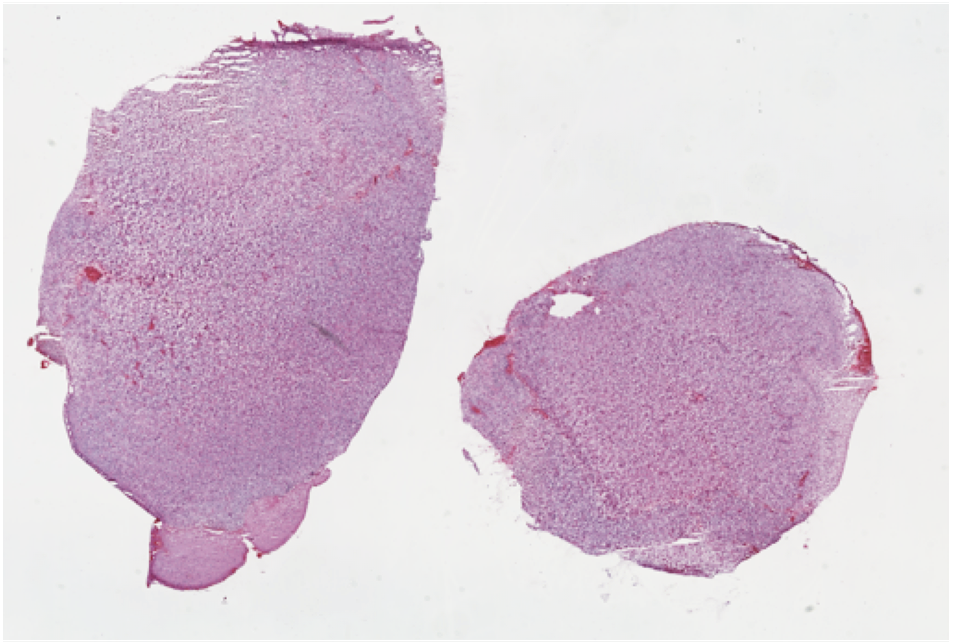
#> input picture pillow_image_processing/image_test.png, 954 x 644 px
$ jupyter execute pillow_image_processing.ipynb   (shell and % lines are left out)
#> lines starting #> are read from the running program, lines starting #| are printed output that depends on the picture
[cell 1]
from PIL import Image, ImageFilter
import numpy as np
from IPython.display import display
import matplotlib.pyplot as plt

[cell 2]
## Read image
a = Image.open("image_test.png")
#> a is the input picture: PIL image 954x644 RGBA; mean R, G, B, A 216.7, 199.5, 213.7, 255

[cell 3]
## Display
#a.show() ## This opens Photo Viewer
plt.imshow(a)
#> (this line was passed over: IPython is not available in this run)

[cell 4]
display(a)

[cell 5]
## Explore the image properties
print(a.size)  ## width, height
#| (954, 644)
print(a.format)
#| PNG
print(a.mode)
#| RGBA

[cell 6]
## Save
a.save("a.png")

[cell 7]
## Crop
left = 50; top = 100; right = 500; bottom = 150  ## pixel coords of area to crop out
pos = (left,top,right,bottom)  ## width = right-left, height = bottom - top
b = a.crop(pos)  ## select based on position of (left,top) and (right,bottom)
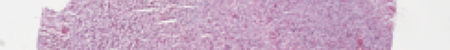
#> b: PIL image 450x50 RGBA; mean R, G, B, A 206, 180.5, 202.2, 255
plt.imshow(b)
#> (this line was passed over: IPython is not available in this run)

[cell 8]
## copy
c = a.copy()
plt.imshow(c)
#> (this line was passed over: IPython is not available in this run)

[cell 9]
## blur
b = a.filter(ImageFilter.GaussianBlur(5))
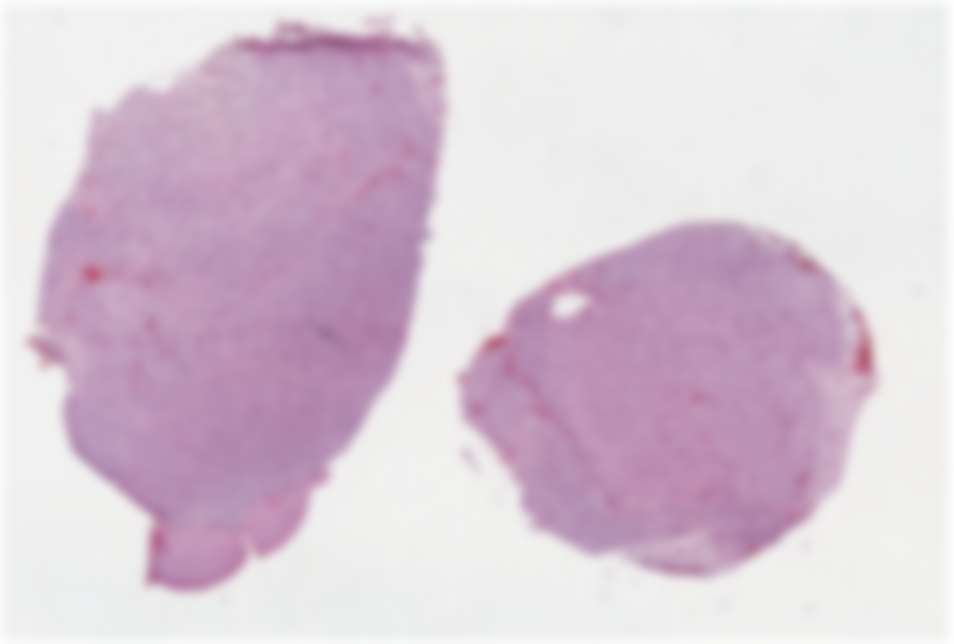
#> b: PIL image 954x644 RGBA; mean R, G, B, A 216.8, 199.5, 213.8, 255
plt.imshow(b)
#> (this line was passed over: IPython is not available in this run)

[cell 10]
## transpose

## inverse the rows of image
b1 = a.transpose(Image.FLIP_LEFT_RIGHT)
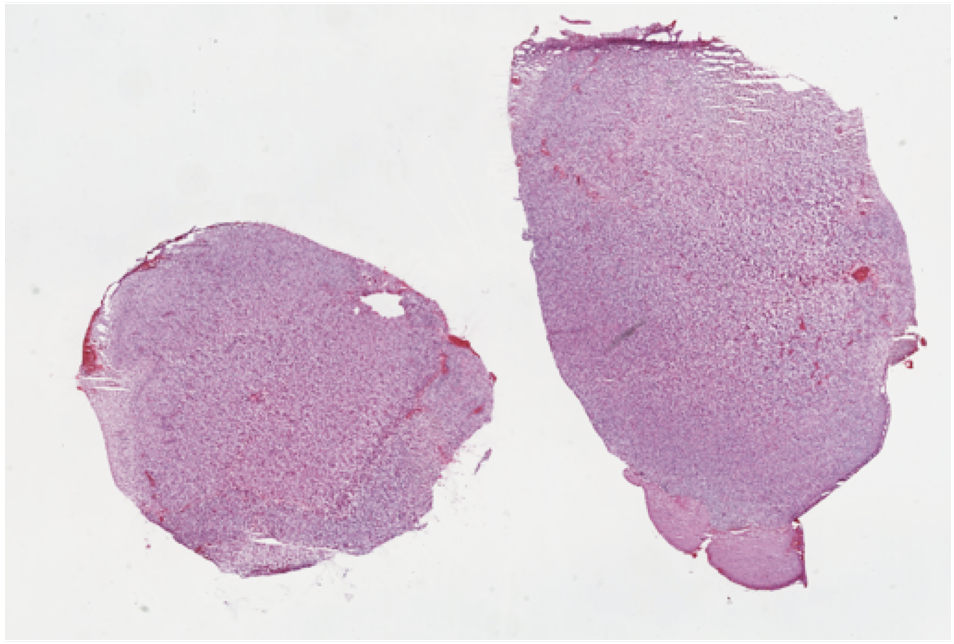
#> b1: PIL image 954x644 RGBA; mean R, G, B, A 216.7, 199.5, 213.7, 255

## inverse the columns of image
b2 = a.transpose(Image.FLIP_TOP_BOTTOM)
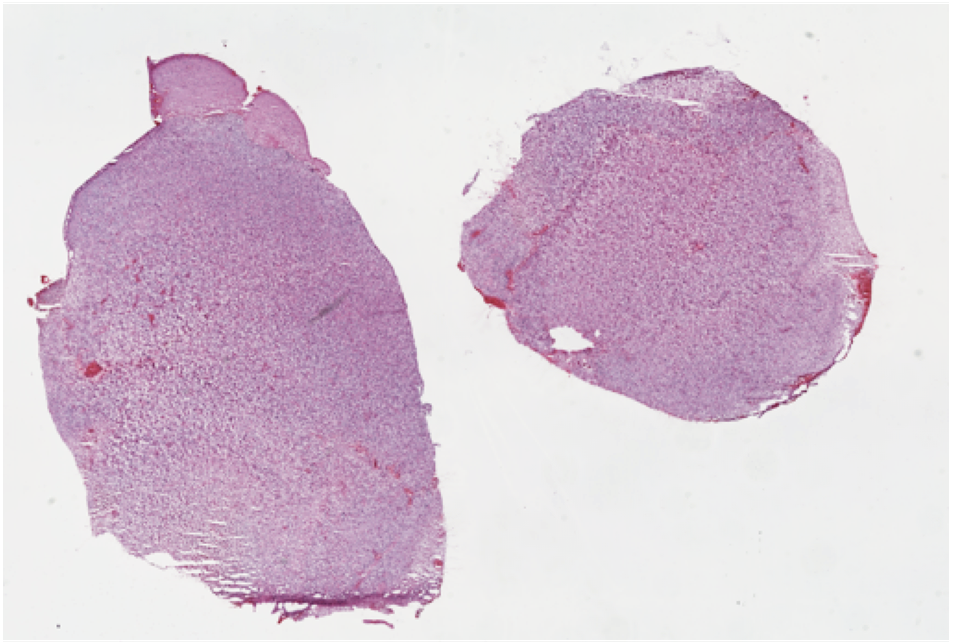
#> b2: PIL image 954x644 RGBA; mean R, G, B, A 216.7, 199.5, 213.7, 255

## rotate the image by angle of 90
b3 = a.transpose(Image.ROTATE_90)
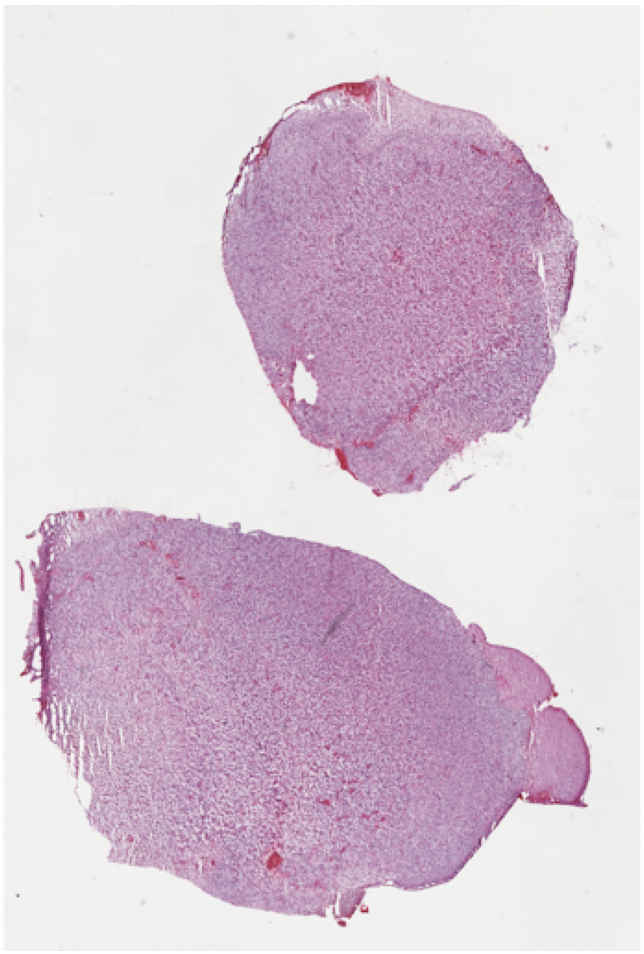
#> b3: PIL image 644x954 RGBA; mean R, G, B, A 216.7, 199.5, 213.7, 255

## rotate the image by angle of 270
b4 = a.transpose(Image.ROTATE_270)
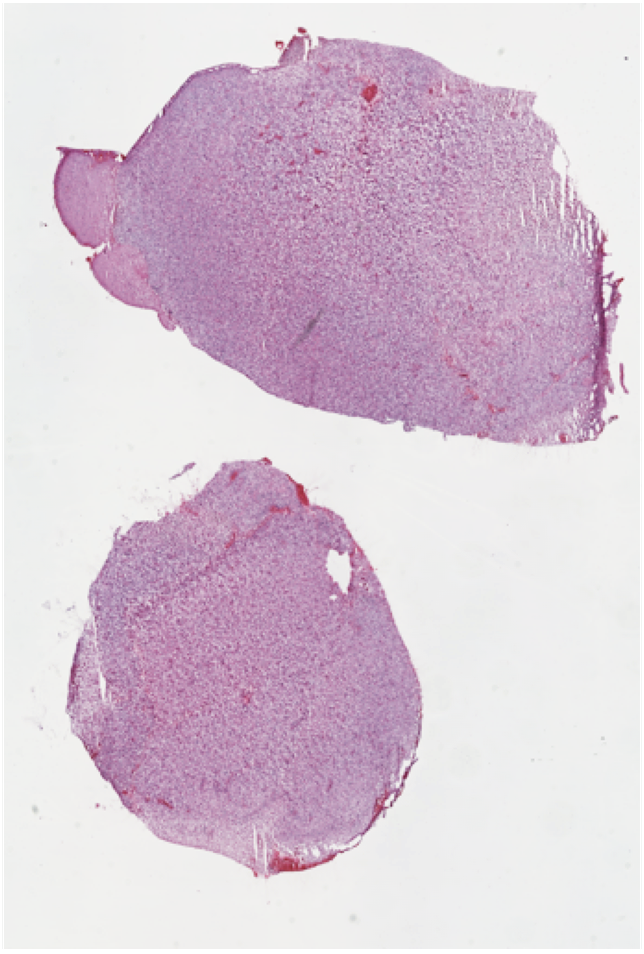
#> b4: PIL image 644x954 RGBA; mean R, G, B, A 216.7, 199.5, 213.7, 255

## convert rows into columns
b5 = a.transpose(Image.TRANSPOSE)
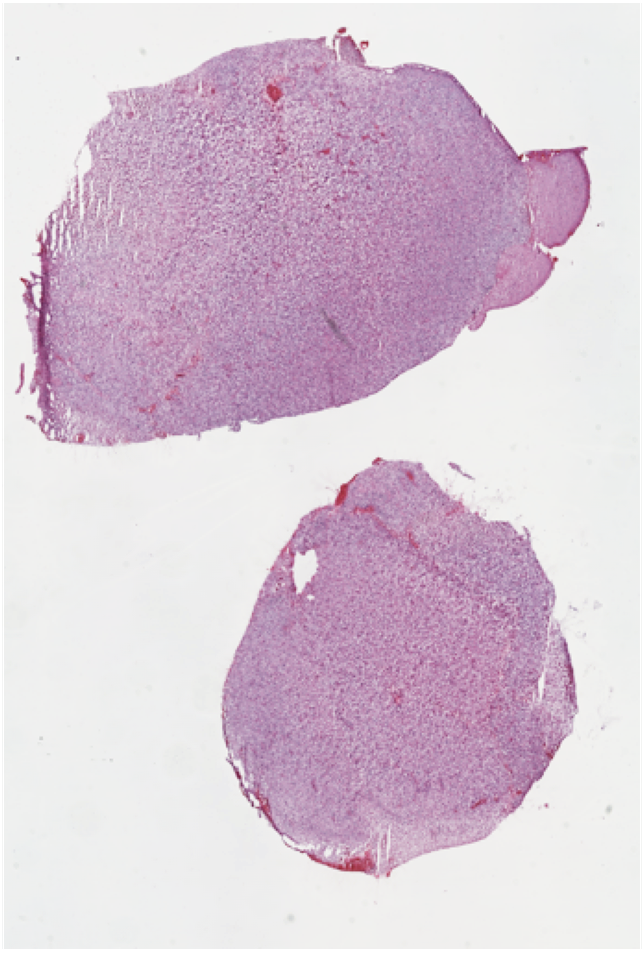
#> b5: PIL image 644x954 RGBA; mean R, G, B, A 216.7, 199.5, 213.7, 255

plt.figure(figsize=(12,10))
#> (this line was passed over: IPython is not available in this run)

plt.subplot(2,3,1)
#> (this line was passed over: IPython is not available in this run)
plt.imshow(a)
#> (this line was passed over: IPython is not available in this run)
plt.title("original")

plt.subplot(2,3,2)
plt.imshow(b1)
plt.title("FLIP_LEFT_RIGHT")

plt.subplot(2,3,3)
plt.imshow(b2)
plt.title("FLIP_TOP_BOTTOM")

plt.subplot(2,3,4)
plt.imshow(b3)
plt.title("ROTATE_90")

plt.subplot(2,3,5)
plt.imshow(b4)
plt.title("ROTATE_270")

plt.subplot(2,3,6)
plt.imshow(b5)
plt.title("TRANSPOSE")
